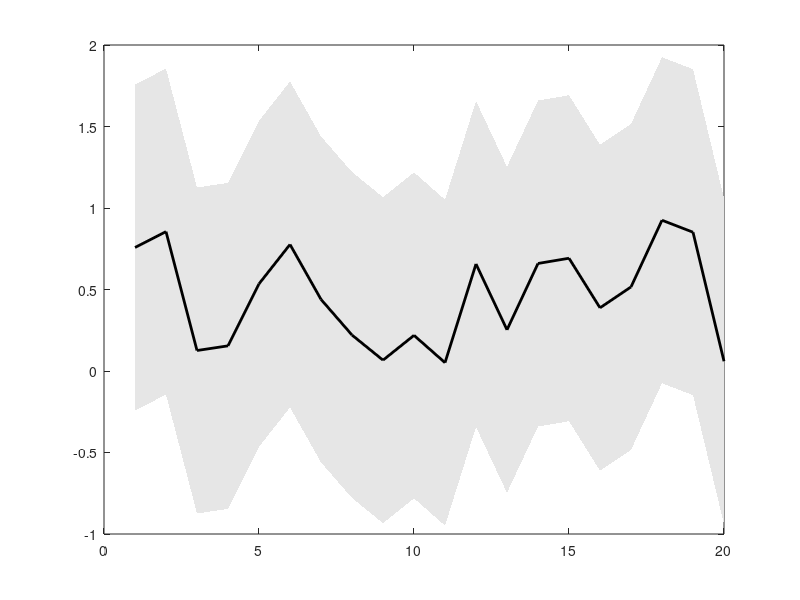

Write MATLAB code to recreate this figure.


% % MAE = zeros(5, 100);
% % 
% % MAE(1, :) = MAENMF1;
% % MAE(2, :) = MAENMF2;
% % MAE(3, :) = MAENMF3;
% % MAE(4, :) = MAENMF4;
% % MAE(5, :) = MAENMF5;
% % 
% % 
% % meanmae = mean(MAE, 1);
% % 
% % vmae = std(MAE, 1);
% 
% MAEIBP = zeros(5, 3);
% 
% MAEIBP(1,:) = MAEY1b;
% MAEIBP(2,:) = MAEY2b;
% MAEIBP(3,:) = MAEY3b;
% MAEIBP(4,:) = MAEY4b;
% MAEIBP(5,:) = MAEY5b;
% 

figure;

meanmae = rand(1,20);

vmae = 1;

x = [1:20, fliplr(1:20)];

y = [meanmae-vmae, fliplr(meanmae + vmae)];

fill(x,y,[.90,.90,.90],'EdgeColor','None');

hold on;

plot(1:20, meanmae, 'black', 'LineWidth',2);




% % y1 = [ones(1,100) * meanibp(1)-vibp(1), fliplr(ones(1,100) * meanibp(1) + vibp(1))];
% % 
% % fill(x,y1,[.65,.65,.65],'EdgeColor','None');
% % 
% % plot(ones(1,100) * meanibp(1), '-.k', 'LineWidth', 2);



% y2 = [ones(1,100) * meanibp(2)-vibp(2), fliplr(ones(1,100) * meanibp(2) + vibp(2))];
% 
% fill(x,y2,[.65,.65,.65],'EdgeColor','None');
% 
% plot(ones(1,100) * meanibp(2), '-.k', 'LineWidth', 2);




% y3 = [ones(1,100) * meanibp(3)-vibp(3), fliplr(ones(1,100) * meanibp(3) + vibp(3))];
% 
% fill(x,y3,[.65,.65,.65],'EdgeColor','None');
% 
% plot(ones(1,100) * meanibp(3), '-.k', 'LineWidth', 2);






